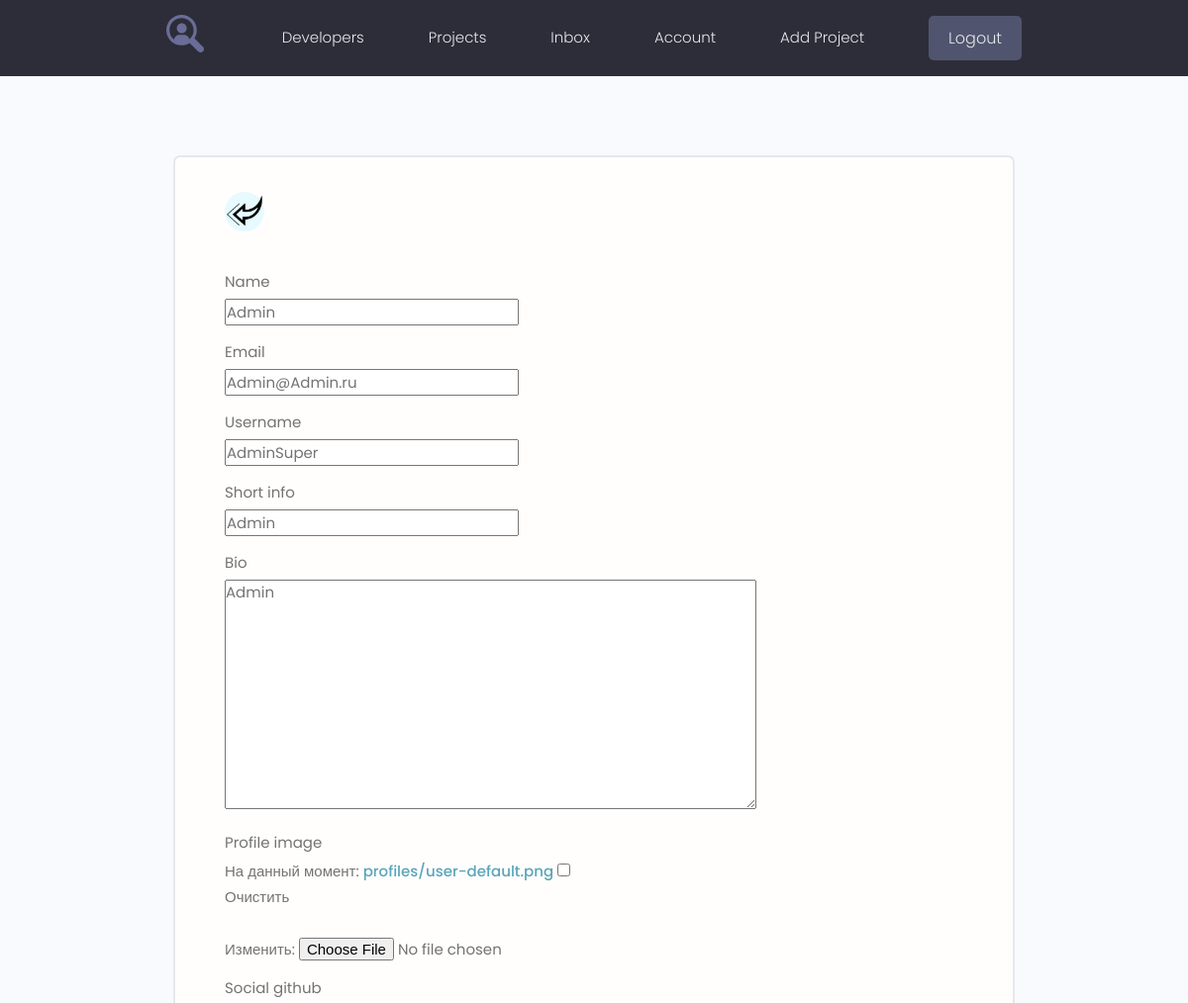
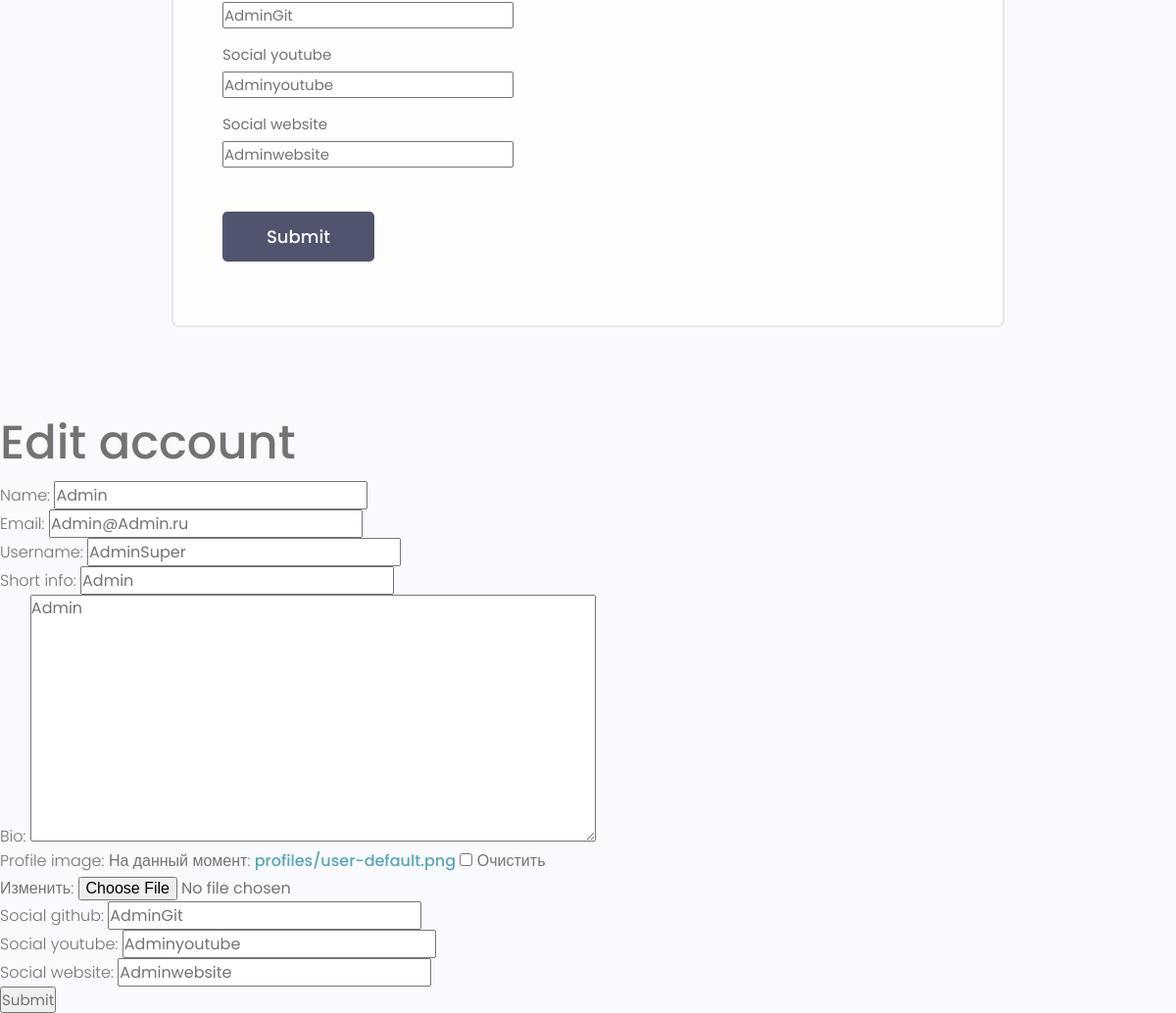
The page /edit-account/ (signed in) on the database its author committed (2 pictures, top to bottom).
### users/models.py (models this page shows, shortened)
class Profile(models.Model):
    user = models.OneToOneField(User, on_delete=models.CASCADE, null=True, blank=True)
    name = models.CharField(max_length=200, null=True, blank=True)
    email = models.EmailField(max_length=500, null=True, blank=True)
    username = models.CharField(max_length=200, null=True, blank=True)
    short_info = models.CharField(max_length=200, null=True, blank=True)
    bio =models.TextField(null=True, blank=True)
    profile_image = models.ImageField(null=True, blank=True, upload_to='profiles', default='profiles/user-default.png')
    social_github = models.CharField(max_length=200, null=True, blank=True)
    social_youtube = models.CharField(max_length=200, null=True, blank=True)
    social_website = models.CharField(max_length=200, null=True, blank=True)
    created = models.DateTimeField(auto_now_add=True)

### users/views.py (the view)
# urls.py: path("edit-account/", views.edit_account, name="edit-account"),
@login_required(login_url='login')
def edit_account(request):
    profile = request.user.profile
    form = ProfileForm(instance=profile)
    if request.method == 'POST':
        form = ProfileForm(request.POST, request.FILES, instance=profile)
        if form.is_valid():
            form.save()
            return redirect('account')
    context = {
        'form': form,
    }
    return render(request, 'users/profile_form.html', context)

### users/forms.py (shortened to what this page needs)
class ProfileForm(ModelForm):
    class Meta:
        model = Profile
        fields = ['name', 'email', 'username', 'short_info', 'bio', 'profile_image', 'social_github', 'social_youtube', 'social_website']

### users/templates/users/profile_form.html (shortened to what this page needs)
{% extends 'projects/base.html' %}
{% block content %}
{% load static %}
    <main class="formPage my-xl">
        <div class="content-box">
            <div class="formWrapper">
                <a class="backButton" href="{% url 'account' %}"><img src="{% static 'images/left.png' %}" alt="left"></a>
                <br>
                <form class="form" method="POST" action="{% url 'edit-account' %}" enctype="multipart/form-data">
                    {% for field in form %}
                    <div class="form__field">
                        <label>{{ field.label }}</label>
                        {{ field }}
                    </div>
                    {% endfor %}
                    <input class="btn btn--sub btn--lg  my-md" type="submit" value="Submit" />
                </form>
            </div>
        </div>
    </main>
<h1 class="">Edit account</h1>
<form method="post" action="{% url 'edit-account' %}" enctype="multipart/form-data">
    {{ form.as_p }}
    <input type="submit" value="Submit">
</form>
{% endblock %}

### projects/static/styles/app.css (style rules this page uses)
:root { --color-sub: #2d2d39; }
.btn--sub { background-color: var(--color-sub-light); }
img { width: 100%; }
.content-box { width: 95%; max-width: 85rem; margin: 0 auto; }
.backButton { background: var(--color-main-light); color: var(--color-main); width: 4rem; height: 4rem; display: flex; align-items: center; justify-content: center; border-radius: 50%; }
.formPage .formWrapper { list-style: none; background: var(--color-white); padding: 3.5rem 5rem; border: 2px solid var(--color-light); border-radius: 0.7rem; }

### projects/static/uikit/styles/modules/_variables.css (style rules this page uses)
:root { --color-main: #5aa5b9; --color-main-light: #e6faff; --color-sub: #3f4156; --color-sub-light: #51546e; --color-sub-lighter: #ededfd; --color-text: #737373; --color-gray: #8b8b8b; --color-light: #e5e7eb; --color-light-gray: #767676; --color-bg: #f8fafd; --color-white: #fffefd; --color-white-light: #f3f3f3; --color-success: #359e64; --color-success-bg: #def8e8; --color-error: #fc4b0b; --color-error-bg: #fff2ee; --font-base: 'Poppins', arial, helvetica, 'Segoe UI', roboto, ubuntu, sans-serif; --font-monospace: 'Fira Code', 'Courier New', courier, monospace; --font-regular: 300; --font-medium: 500; --font-bold: 700; --generic-shadow: 1px 1px 5px #00000010; --generic-transition: all 0.3s ease-in-out; }

### projects/static/uikit/styles/modules/_base.css (style rules this page uses)
* { margin: 0; padding: 0; box-sizing: border-box; text-rendering: optimizeLegibility; color: inherit; font-size: inherit; }
html { font-size: 50%; }
@media only screen and (min-width: 480px) { html { font-size: 56.25%; } }
@media only screen and (min-width: 1200px) { html { font-size: 62.5%; } }
body { line-height: 1.6; font-weight: 400; font-size: 1.5rem; color: var(--color-text); background-color: var(--color-bg); min-height: 100vh; }

### projects/static/uikit/styles/modules/_typography.css (style rules this page uses)
* { font-family: var(--font-base); }
h1 { font-size: 4.8rem; font-weight: var(--font-medium); }
p, span, strong { font-size: 1.6rem; color: var(--color-text); font-weight: var(--font-regular); }
a { padding-bottom: 2px; text-decoration: none; display: inline-block; color: var(--color-main); font-weight: var(--font-medium); }

### projects/static/uikit/styles/modules/_utilities.css (style rules this page uses)
.my-md { margin: 3rem auto; }
.my-xl { margin: 8rem auto; }

### projects/static/uikit/styles/modules/_button.css (style rules this page uses)
.btn { display: inline-block; position: relative; cursor: pointer; background-color: var(--color-light); font-weight: var(--font-medium); color: var(--color-sub); text-decoration: none; padding: 1rem 2rem; border-radius: 0.5rem; border: none; width: -webkit-fit-content; width: -moz-fit-content; width: fit-content; height: -webkit-fit-content; height: -moz-fit-content; height: fit-content; font-size: 1.6rem; outline-width: 0; outline-color: transparent; -webkit-backface-visibility: hidden; backface-visibility: hidden; transition: all 0.3s ease-in-out; }
.btn--sub { background-color: var(--color-sub); color: var(--color-white); }
.btn--lg { font-size: 1.8rem; padding: 1.2rem 4.5rem; }

### projects/static/uikit/styles/modules/_form.css (style rules this page uses)
.form { display: block; }
.form__field { margin-top: 1.5rem; margin-bottom: 1.5rem; }
.form__label, .form__field > label { display: block; margin-bottom: 0.5rem; color: var(--color-text); }

### rows shown on the page
Profile: form "Admin" "Admin@Admin.ru" "AdminSuper" "Admin" "Admin" "AdminGit" "Adminyoutube" "Adminwebsite", name "Admin", email "Admin@Admin.ru", username "AdminSuper", short_info "Admin", bio "Admin", social_github "AdminGit", social_youtube "Adminyoutube", social_website "Adminwebsite"

### other values the page prints
{{ field.label }} "Name" "Email" "Username" "Short info" "Bio" "Profile image" "Social github" "Social youtube" "Social website"
